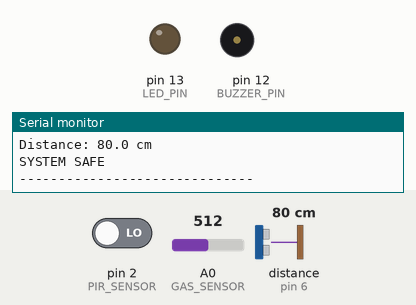
Bench run of a sketch on a simulated Arduino Uno, built with avr-gcc and run on an emulated ATmega328P. Parts: output pins drawn as LEDs (lit = HIGH), buzzer (waves = sounding), the last lines printed to the serial monitor. Wiring (inferred from the names in the program): ultrasonic range finder: trigger pin 7; echo pin 6. The test bench sets the inputs (shaded band); at power-on: distance to the obstacle (sensor on pin 6) 80 cm, A0 (GAS_SENSOR) = 512, pin 2 (PIR_SENSOR) LOW. The echo pulse lasts 58.3 µs per cm; pins used as bus, display or sensor lines are not drawn.

Above: at 1.8 s.
1.9 s: distance to the obstacle (sensor on pin 6) set to 29 cm
3.4 s: distance to the obstacle (sensor on pin 6) set to 23 cm
At 4.8 s:
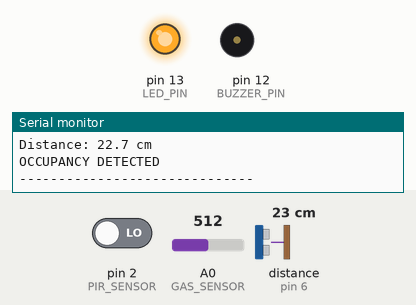
5.7 s: A0 (GAS_SENSOR) set to 591
7.5 s: A0 (GAS_SENSOR) set to 617
At 9.7 s:
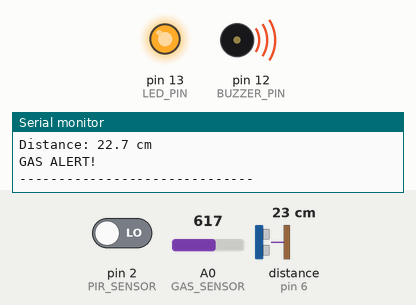
13.0 s: A0 (GAS_SENSOR) set to 590
At 15.1 s:
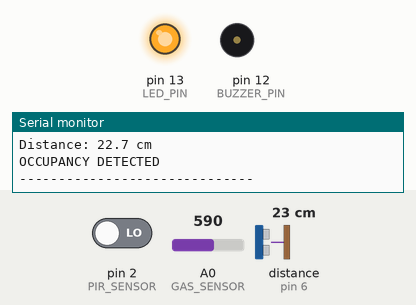
Timing chart, 0 to 16.1 s (numbered marks = the images above; inputs shaded):
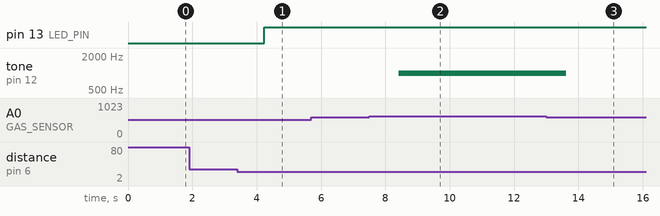

Measured:
- the behaviour switches between 26 and 25 cm on distance to the obstacle (sensor on pin 6) (found by bisection; images 0 and 1)
- the behaviour switches between 599 and 600 on A0 (GAS_SENSOR) (found by bisection; images 1 and 2)
- after the input at 3.4 s, pin 13 (LED_PIN): LOW → HIGH after 0.84 s
- after the input at 7.5 s, tone on pin 12 (BUZZER_PIN): silent → 1000 Hz after 0.92 s
- after the input at 13.0 s, tone on pin 12 (BUZZER_PIN): 1000 Hz → silent after 0.63 s

The sketch:

192511262_EXP_1_CODE.ino
```cpp
//  NAME:N.Supriya
//ROLL NO:192511262
//CLASS:ECE
//ECA1407-Embedded Systems Slot A

#define GAS_SENSOR A0
#define PIR_SENSOR 2
#define TRIG_PIN 7
#define ECHO_PIN 6

#define LED_PIN 13
#define BUZZER_PIN 12

int gasLevel;
int motion;
long duration;
float distance;

void setup() {
  Serial.begin(9600);

  pinMode(GAS_SENSOR, INPUT);
  pinMode(PIR_SENSOR, INPUT);

  pinMode(TRIG_PIN, OUTPUT);
  pinMode(ECHO_PIN, INPUT);

  pinMode(LED_PIN, OUTPUT);
  pinMode(BUZZER_PIN, OUTPUT);

  digitalWrite(TRIG_PIN, LOW);

  Serial.println("SMART HOME SAFETY SYSTEM");
  Serial.println("------------------------------");
}

void loop() {
  // Read gas sensor
  gasLevel = analogRead(A0);;

  // Read PIR motion sensor
  motion = digitalRead(PIR_SENSOR);

  // Measure ultrasonic distance
  digitalWrite(TRIG_PIN, LOW);
  delayMicroseconds(2);

  digitalWrite(TRIG_PIN, HIGH);
  delayMicroseconds(10);

  digitalWrite(TRIG_PIN, LOW);

  duration = pulseIn(ECHO_PIN, HIGH, 30000UL);

  if (duration == 0) {
    distance = -1;
  } else {
    distance = duration * 0.0343 / 2.0;
  }

  // Print sensor values
  Serial.print("Gas Level: ");
  Serial.println(gasLevel);

  Serial.print("Motion: ");
  Serial.println(motion == HIGH ?
                 "DETECTED" : "NOT DETECTED");

  Serial.print("Distance: ");

  if (distance < 0) {
    Serial.println("NO ECHO");
  } else {
    Serial.print(distance, 1);
    Serial.println(" cm");
  }

  // Safety decision
  bool gasAlert = (gasLevel >= 600);
  bool occupancy = (motion == HIGH) ||
                   (distance >= 0 && distance <= 25);

  if (gasAlert) {
    Serial.println("GAS ALERT!");
    digitalWrite(LED_PIN, HIGH);
    tone(BUZZER_PIN, 1000);
  }
  else if (occupancy) {
    Serial.println("OCCUPANCY DETECTED");
    digitalWrite(LED_PIN, HIGH);
    noTone(BUZZER_PIN);
  }
  else {
    Serial.println("SYSTEM SAFE");
    digitalWrite(LED_PIN, LOW);
    noTone(BUZZER_PIN);
  }

  Serial.println("------------------------------");
  delay(1000);
}
```
